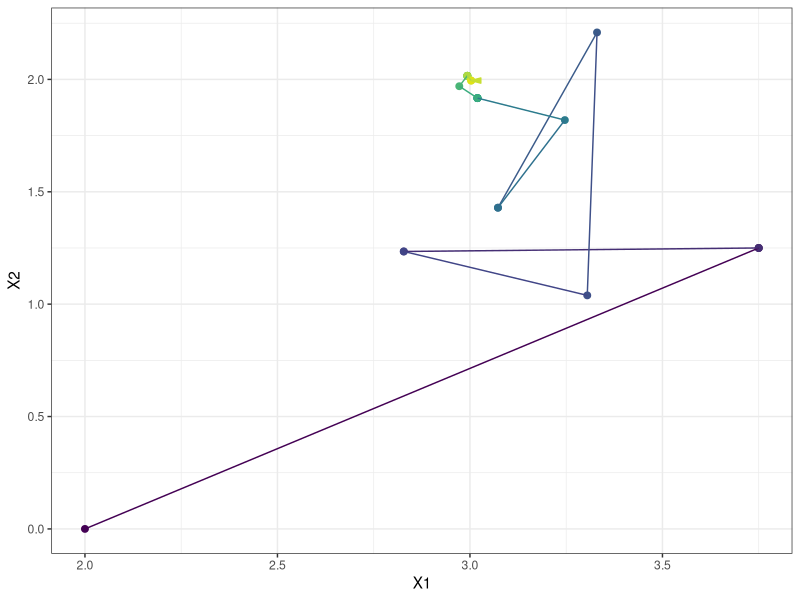

The R script that drew this image:
# OPTIMIZACIÓN CLÁSICA
# ALEJANDRO PLATAS LÓPEZ
# 22/OCTUBRE/2019
# # Multivariable optimization algortihms
# ### Direct search method
# #### Método Simplex de Nelder Mead


simplex_method <- function(simplex = list(x1=c(0,0),x2=c(2,0),x3=c(1,1)), gamma = 1.5, beta = 0.5, 
                           eps = 0.001, 
                           eval = function(xs){(xs[1]^2 + xs[2] - 11)^2   + (xs[1] + xs[2]^2 - 7)^2}) {

  # Variables auxiliares
  solucion <- c()
  xls <- list()
  k = 1
  
  while (is.null(solucion)) {
    # Paso 2:
    f_simplex <- sapply(simplex, eval, simplify = F)
    xh <- simplex[[which.max(f_simplex)]]
    xl <- simplex[[which.min(f_simplex)]]
    xg <- simplex[[setdiff(c(1,2,3),c(which.max(f_simplex),which.min(f_simplex)))]]

    xls[[k]] <- c(xl, eval(xl),k)

    # Calcula el centroide y plotea
    xc <- (xl+xg)/2

    # Paso 3:
    # Calcula el punto reflejado
    xr <- 2*xc - xh
    
    xnew <- xr                       # Default
    if (eval(xr) < eval(xl)){
      xnew = (1+gamma)*xc - gamma*xh # Expansión
    }else if (eval(xr) >= eval(xh)){
      xnew = (1-beta) * xc + beta*xh # Contracción 1
    }else if (eval(xg) < eval(xr) & eval(xr) < eval(xh)){
      xnew = (1+beta)*xc - beta*xh   # Contracción 2
    }
    
    # Reemplazos
    fxnew = eval(xnew)
    simplex[[which.max(f_simplex)]] <- xnew

    # Reporta mejor solución
    cat("Iteración:\t", k,"\tMejor solución:\t",paste0("(",paste(round(simplex[[which.max(f_simplex)]],4), collapse = ", "),")"),"\tValor:\t",fxnew,"\n")
    k = k + 1

    Q = sqrt(sum((sapply(simplex, eval) - eval(xc))^2 / 3))

    # Paso 4:
    if (Q <= eps){
      solucion = simplex[[which.min(f_simplex)]]
    }
  }
  solucion <- data.frame(do.call(rbind, xls))
  
  # Plotea recorrido de las xl
  # XS <- expand.grid(seq(0,4,by=0.1),seq(0,3,by=0.1))
  # XS$fx <- apply(XS, 1, eval)
  # names(XS)[1:2] <- c("X1","X2")
  # p <- ggplot2::ggplot(XS, ggplot2::aes(X1, X2, z = fx))+
  #   ggplot2::geom_contour(bins = 15)

  p <- ggplot2::ggplot(solucion) +
    ggplot2::geom_point(ggplot2::aes(x=X1, y= X2, colour = X4),size = 2) +
    ggplot2::geom_path(ggplot2::aes(x=X1, y= X2, colour = X4), 
                       arrow = ggplot2::arrow(angle = 15, ends = "last", 
                                              length = ggplot2::unit(0.10, "inches"), type = "closed")) +
    ggplot2::scale_colour_viridis_c(option="D",direction = 1, begin = 0, end = 0.95) +
    ggplot2::labs(colour = "", group = "", shape = "", fill = "") +
    ggplot2::theme_bw() +
    ggplot2::theme(legend.position = "none")

  print(p)
  solucion
}

solucion <- simplex_method(gamma = 1.5, beta = 0.5, eps = 0.001)
